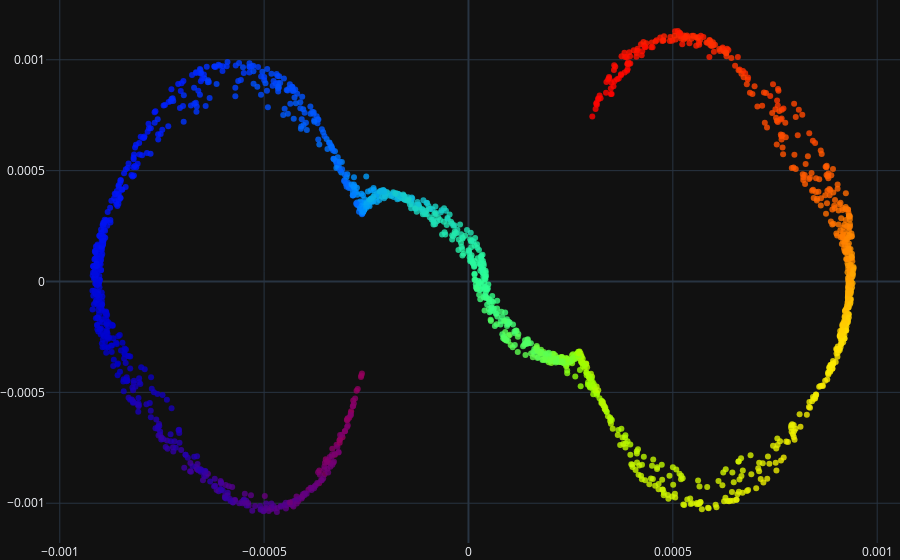

The code cell stored with this chart in its notebook:
### Code cell
# spectral embedding
from sklearn import manifold
# set number of n_neighbors
n_neighbors = 1500
# set the dimension of the target space
n_components = 2
# Constract the spectral embedding object
spe_em = manifold.SpectralEmbedding(n_components=n_components, affinity='nearest_neighbors', n_neighbors=n_neighbors)
# Fit the specitral Embedding object
my_curve_red = spe_em.fit_transform(X=my_curve)
#visualize the result
trace_my_curve_red = go.Scatter(x= my_curve_red[:,0], y= my_curve_red[:,1], mode= 'markers', marker= dict(size=6, color=my_colors, colorscale='Rainbow', opacity=0.8))

iplot(go.Figure(data=[trace_my_curve_red], layout=layout))

### Figure 1 — Plotly figure (JSON) as saved in the notebook; plotly's stock layout.template omitted (floating-point values rounded to 4 significant figures; data arrays with more than 128 entries replaced by an {"elided": "..."} marker saying what was removed)
{"data": [{"marker": {"color": {"elided": "2000 float values"}, "colorscale": [[0.0, "rgb(150,0,90)"], [0.125, "rgb(0,0,200)"], [0.25, "rgb(0,25,255)"], [0.375, "rgb(0,152,255)"], [0.5, "rgb(44,255,150)"], [0.625, "rgb(151,255,0)"], [0.75, "rgb(255,234,0)"], [0.875, "rgb(255,111,0)"], [1.0, "rgb(255,0,0)"]], "opacity": 0.8, "size": 6}, "mode": "markers", "x": {"elided": "2000 float values"}, "y": {"elided": "2000 float values"}, "type": "scatter"}], "layout": {"margin": {"b": 0, "l": 0, "r": 0, "t": 0}}}
